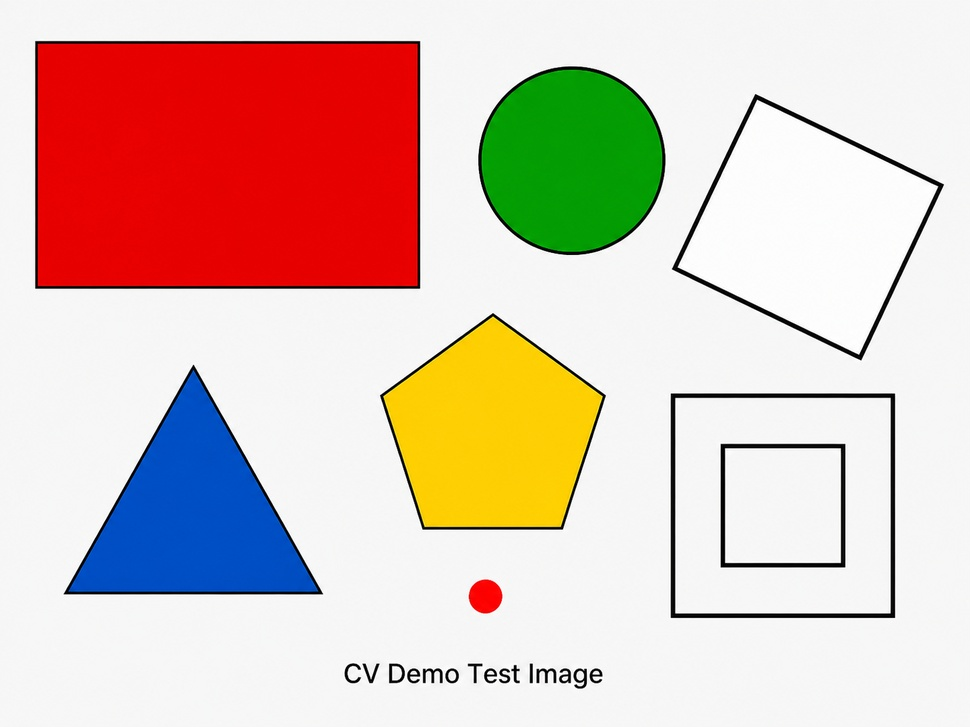
#> input picture opencv_demo/07color_detection/test.jpg, 970 x 727 px, shrunk from 1448 x 1086 before the run
$ python detect_green_hsv.py
#> lines starting #> are read from the running program, lines starting #| are printed output that depends on the picture; after the words box and inside, x2 and y2 are one past the last pixel; in counts of white or black regions, pixels touching at a corner belong together
import cv2
import numpy as np

image = cv2.imread("test.jpg")
#> image is the input picture: shape (727, 970, 3); mean B, G, R 185.6, 195.8, 219.6

if image is None:
    print("不存在图片")
else:
    hsv = cv2.cvtColor(image,cv2.COLOR_BGR2HSV)
#> hsv: shape (727, 970, 3); mean H, S, V 10.9, 66.5, 233

    lower_green = np.array([35,50,50])
    upper_green = np.array([85,255,255])

    mask = cv2.inRange(hsv,lower_green,upper_green)
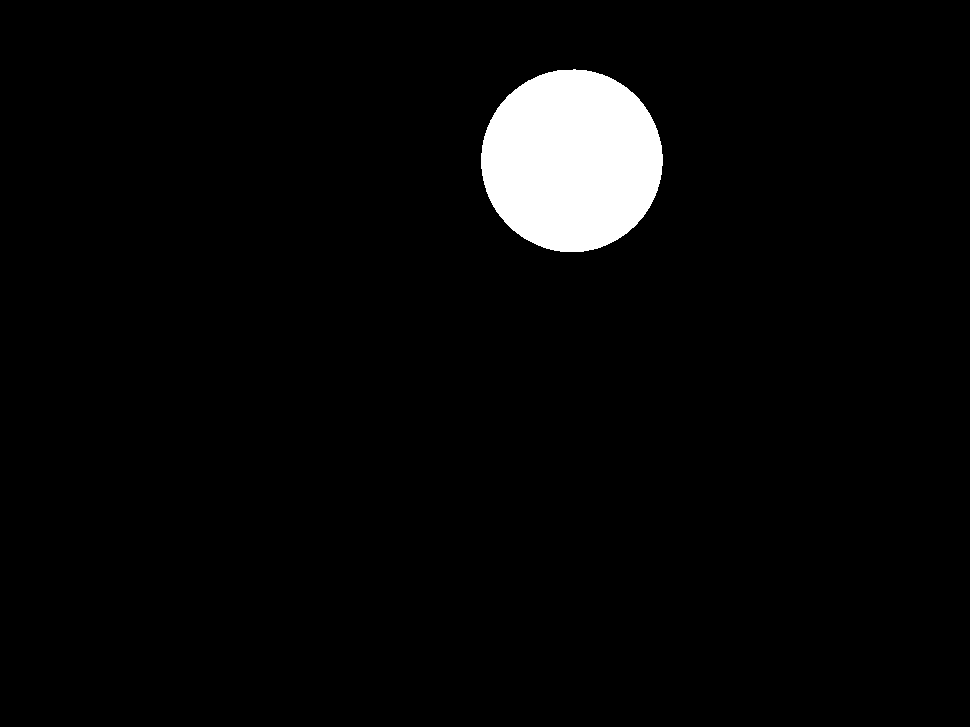
#> mask: shape (727, 970); 3.7% white; 1 white region, box (x1, y1, x2, y2) and area: (481, 69, 663, 252) 26043
    result = cv2.bitwise_and(image,image,mask=mask)
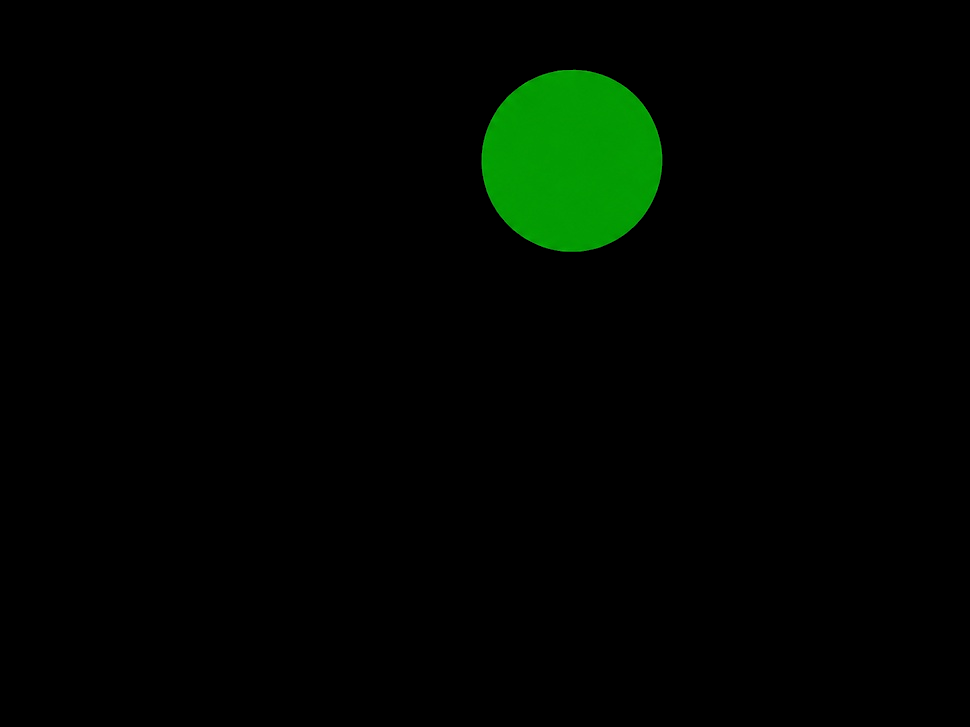
#> result: shape (727, 970, 3); mean B, G, R 0.1, 5.7, 0.1

    cv2.imshow("original",image)
    cv2.imshow("mask",mask)
    cv2.imshow("result",result)
    cv2.waitKey(0)
    cv2.destroyAllWindows()
